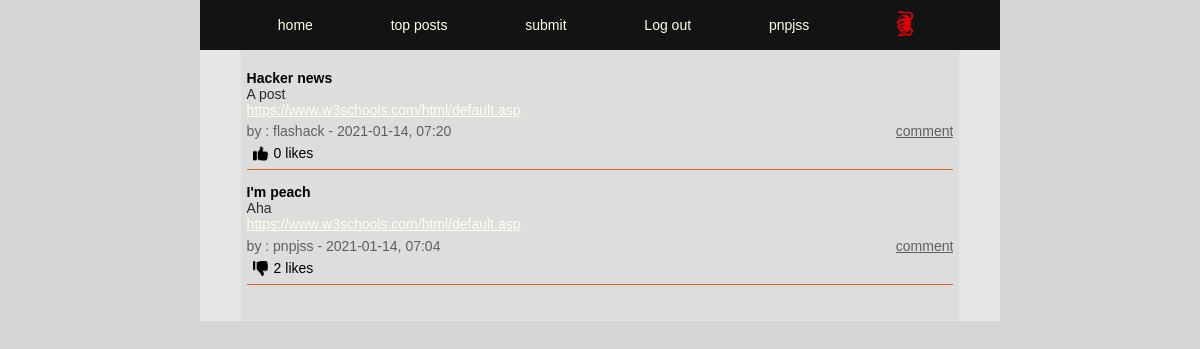
The app's page /index.php (signed in), older data.
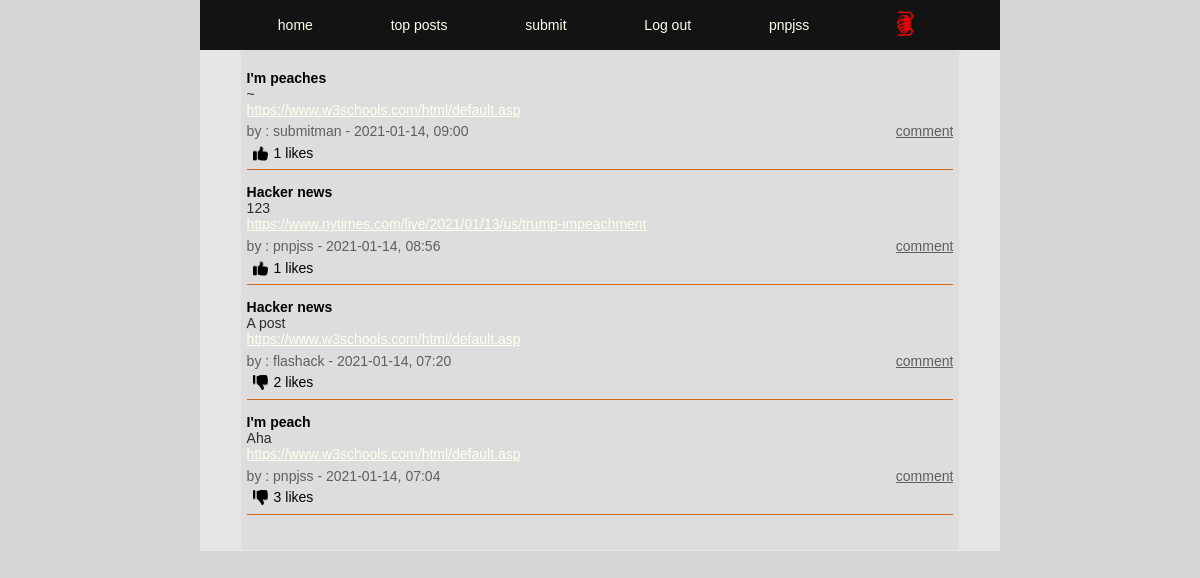
The same page, newer data.
### tables this page shows
CREATE TABLE posts (
id INTEGER PRIMARY KEY AUTOINCREMENT,
title TEXT,
user_id INTEGER,
url TEXT,
description TEXT,
post_date DATETIME);

CREATE TABLE users (
id INTEGER PRIMARY KEY AUTOINCREMENT,
username TEXT NOT NULL UNIQUE,
email TEXT NOT NULL UNIQUE,
firstname TEXT NOT NULL,
lastname TEXT NOT NULL,
passwd TEXT NOT NULL, 
biography TEXT, 
avatar TEXT);

### app/functions.php (called while the page is built, shortened)
<?php
function getLikes($pdo, $postId)
{
    $query = "SELECT COUNT(*) FROM upvotes WHERE post_id = :post_id";
    $statement = $pdo->prepare($query);
    $statement->bindParam(':post_id', $postId, PDO::PARAM_STR);
    $statement->execute();
    $likeCount = $statement->fetch(PDO::FETCH_ASSOC);
    return $likeCount;
}
function likeCheck($pdo, $likePostId, $userId)
{
    $query = "SELECT COUNT(*) FROM upvotes WHERE post_id = :post_id AND user_id = :user_id";
    $statement = $pdo->prepare($query);
    $statement->bindParam(':post_id', $likePostId, PDO::PARAM_STR);
    $statement->bindParam(':user_id', $userId, PDO::PARAM_STR);
    $statement->execute();
    $likeCheck = $statement->fetch(PDO::FETCH_ASSOC);
    if ($likeCheck['COUNT(*)'] > 0) {
        $likeCheck = $likeCheck['COUNT(*)'];
        return $likeCheck;
    }
}

### index.php (the view, shortened to what this page needs)
<?php
require __DIR__ . ('/app/views/header.php');
require __DIR__ . ('/app/autoload.php');
require __DIR__ . ('/app/views/nav.php');
if (isset($_GET['top-posts'])) {
    $posts = getMostLiked($pdo);
} else {
    $statement = $pdo->query('SELECT posts.*, users.username FROM users INNER JOIN posts ON posts.user_id = users.id ORDER BY post_date DESC');
    $posts = $statement->fetchAll(PDO::FETCH_ASSOC);
}
if (isset($_SESSION['user'])) {
    $userId = $_SESSION['user']['id'];
}
?>
<main>
    <section>
        <article class="index-container">
            <?php foreach ($posts as $post) : ?>
                <?php $postId = $post['id']; ?>
                <?php $likeCount = getLikes($pdo, $postId); ?>
                <?php if (isset($userId)) : ?>
                    <?php $likeCheck = likeCheck($pdo, $postId, $userId); ?>
                <?php endif; ?>
                <div class="index-title">
                    <h4> <?= $post['title']; ?> </h4>
                </div>
                <div class="index-description">
                    <p><?= $post['description'] ?></p>
                </div>
                <div class="index-url">
                    <a href="<?= $post['url']; ?>"><?= $post['url']; ?></a>
                </div>
                <div class="index-poster-info">
                    <p><?= "by : " . $post['username'] . " - " . $post['post_date']; ?></p>
                    <a href="comments.php?id=<?= $post['id'] ?>&title=<?= $post['title'] ?>">comment</a>
                </div>
                <div class="index-poster-likes">
                    <?php if (isset($_SESSION['user'])) : ?>
                        <?php if (isset($likeCheck)) : ?>
                            <form action="/app/posts/dislike.php" method="post">
                                <button type="submit"><img src="/app/images/dislike.png" height="15px" width="15px" alt=""></button>
                            </form>
                        <?php elseif (!$likeCheck) : ?>
                            <form action="/app/posts/like.php" method="post">
                                <button type="submit"><img src="/app/images/likes.png" height=15px width="15px" alt=""></button>
                            </form>
                        <?php endif; ?>
                    <?php endif; ?>
                    <?= $likeCount['COUNT(*)'] . ' likes ' ?>
                </div>
            <?php endforeach; ?>
        </article>
    </section>
</main>
<?php require __DIR__ . ('/app/views/nav.php'); ?>

### app/views/header.php (shortened to what this page needs)
<!DOCTYPE html>
<html lang="en">
<head>
    <link rel="stylesheet" href="/app/assets/style.css">
    <link rel="stylesheet" href="/app/assets/login.css">
    <link rel="stylesheet" href="/app/assets/settings.css">
    <link rel="stylesheet" href="/app/assets/index.css">
    <link rel="stylesheet" href="/app/assets/comments.css">
    <link rel="stylesheet" href="/app/assets/comment-edit.css">
    <link rel="stylesheet" href="/app/assets/submit.css">
    <link rel="stylesheet" href="/app/assets/register.css">
    <link rel="stylesheet" href="/app/assets/nav.css">
    <link rel="stylesheet" href="/app/assets/update.css">
</head>
<body>

### app/views/nav.php (shortened to what this page needs)
<nav>
    <ul>
        <li><a href="/../../index.php?latest">home</a></li>
        <li><a href="/../../index.php?top-posts">top posts</a></li>
        <li><a href="/../../submit.php">submit</a></li>
        <?php if (isset($_SESSION['user'])) : ?>
            <li><a href="/app/users/logout.php"> Log out</a> </li>
        <?php endif; ?>
        <?php if (isset($_SESSION['user'])) : ?>
            <li><a href="<?= '/../../settings.php?user=' . $_SESSION['user']['username'];  ?>"><?= $_SESSION['user']['username'] ?></a></li>
        <?php endif; ?>
        <?php if (isset($_SESSION['user'])) : ?>
            <li><img src="<?= '/app/images/' . $_SESSION['user']['avatar'] ?>" width="35px" height="35px" alt=""></li>
        <?php endif; ?>
    </ul>
</nav>

### app/assets/style.css (style rules this page uses)
* { box-sizing: border-box; margin: 0; font-family: Verdana, Geneva, Tahoma, sans-serif, Arial, Teko-regular; font-size: 14px; }
body { width: 100%; display: flex; justify-content: center; min-height: 100vh; width: 100%; position: absolute; margin-left: auto; margin-right: auto; background-color: rgb(214, 214, 214); }
a { color :ivory; }
main { display: flex; justify-content: center; height: 100%; width: 100%; background-color: #4e463a; max-width: 800px; }
section { display: flex; justify-content: center; width: 100% ; max-width: 800px; min-height:100% ; margin-top: 50px; background-color: rgb(231, 231, 231); flex-wrap: wrap; }

### app/assets/index.css (style rules this page uses)
.index-container { display: flex; width: 90%; height:auto; flex-wrap: wrap; background-color: rgb(221, 221, 221); border: 1px solid rgb(228, 228, 228); border-top: none; padding: 0.4rem ; padding-bottom: 2.5rem; }
.index-title { height : auto; width: 100%; margin-top: 1rem; }
.index-description { height : auto; word-break: break-all; width:90%; font-size: 16px; color: rgb(43, 43, 43); }
.index-url { width: 80%; overflow: hidden; text-overflow: ellipsis; white-space: nowrap; }
.index-poster-info { padding:0.4rem 0 0.4rem; display: flex; justify-content: space-between; height: auto; width: 100%; font-size: 14px; color: rgb(95, 95, 95); }
.index-poster-info a { color: rgb(95, 95, 95); overflow: hidden; text-overflow: ellipsis; white-space: nowrap; }
.index-poster-likes { display: flex; justify-content: flex-start; width: 100%; background-color: rgb(221, 221, 221); border: none; border-bottom: solid 1px chocolate; }
.index-poster-likes button { border: none; background-color: rgb(221, 221, 221); padding-bottom: 0.4rem; }

### app/assets/nav.css (style rules this page uses)
nav { display: flex; justify-content: space-evenly; align-items: center; background-color:#131313; color: ivory; width:100%; height: 50px; position: fixed; max-width: 800px; }
ul { display: flex; justify-content:space-evenly ; align-items: center; width: 100%; padding: 0; list-style: none; position: absolute; }
li { display: inline-block; cursor: pointer; }
nav a { text-decoration: none; }

Row changes from the older to the newer data that the page shows:
added posts: title "I'm peaches", description "~", url "https://www.w3schools.com/html/default.asp", user.username "submitman", post_date "2021-01-14, 09:00", COUNT "1"
added posts: title "Hacker news", description "123", url "https://www.nytimes.com/live/2021/01/13/us/trump-impeachment", user.username "pnpjss", post_date "2021-01-14, 08:56", COUNT "1"
computed for posts "A post": COUNT "0" → "2"
computed for posts "I'm peach": COUNT "2" → "3"
